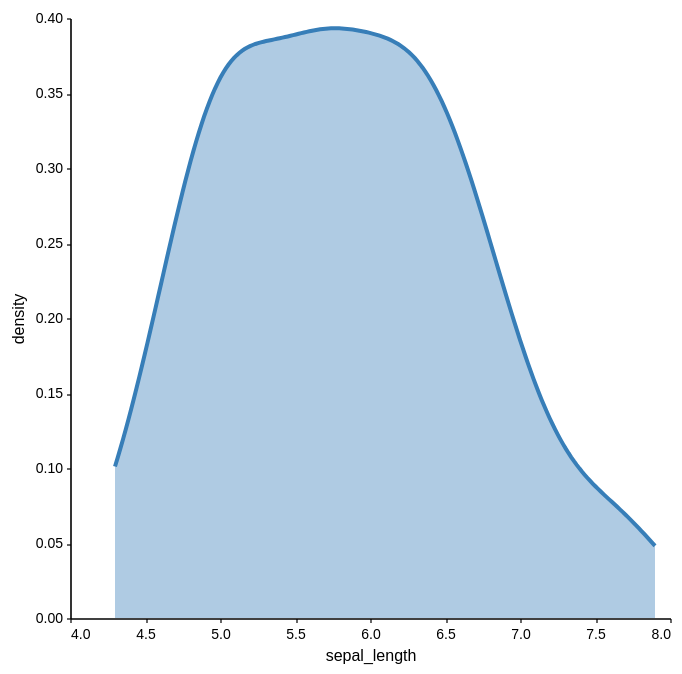

This figure's notebook cell:
### Code cell
alt.Chart(df).transform_density(
    "sepal_length", as_=["sepal_length", "density"]
).mark_area().encode(x="sepal_length:Q", y="density:Q")

### Figure 1 — Vega-Lite specification as saved in the notebook (floating-point values rounded to 4 significant figures; data arrays with more than 128 entries replaced by an {"elided": "..."} marker saying what was removed)
{"config": {"font": "Helvetica", "scheme": "set1", "color": {"field": "color", "type": "Set1"}, "view": {"strokeWidth": 0}, "axis": {"grid": false, "domainColor": "black", "domainWidth": 0.8, "tickColor": "black", "tickSize": 2, "tickWidth": 0.6, "labelFontWeight": "normal", "titleFontWeight": "normal", "labelFontSize": 7, "titleFontSize": 8}, "range": {"category": ["#377EB8", "#E41A1C", "#4DAF4A", "#984EA3", "#FF7F00", "#A55628"], "heatmap": {"scheme": "viridis"}, "ordinal": {"scheme": "set1"}, "ramp": {"scheme": "set1"}, "diverging": {"scheme": "set1"}}, "legend": {"labelFontWeight": "normal", "titleFontWeight": "normal", "labelFontSize": 7, "titleFontSize": 8, "symbolOpacity": 1, "symbolStrokeWidth": 0}, "boxplot": {"outliers": {"size": 8, "filled": true}}, "area": {"line": true, "fillOpacity": 0.4}, "mark": {"color": "#377EB8"}}, "data": {"name": "data-a4bd480ea976f54878a155ce12ba18ce"}, "mark": "area", "encoding": {"x": {"field": "sepal_length", "type": "quantitative"}, "y": {"field": "density", "type": "quantitative"}}, "transform": [{"density": "sepal_length", "as": ["sepal_length", "density"]}], "$schema": "https://vega.github.io/schema/vega-lite/v4.17.0.json", "datasets": {"data-a4bd480ea976f54878a155ce12ba18ce": {"elided": "150 records"}}}
